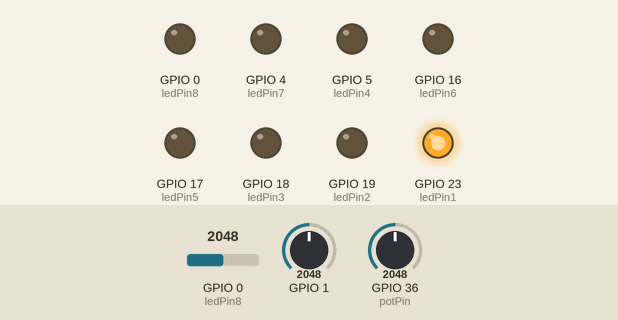
Recording of a program running on a simulated ESP32. Shown: output pins drawn as LEDs (lit = HIGH). The inputs (shaded band) are chosen by the test bench; at power-on: GPIO 1 = 2048, GPIO 36 (potPin) = 2048, GPIO 0 (ledPin8) = 2048.

Above: at 1.2 s.
1.3 s: GPIO 1 set to 0
At 1.6 s:
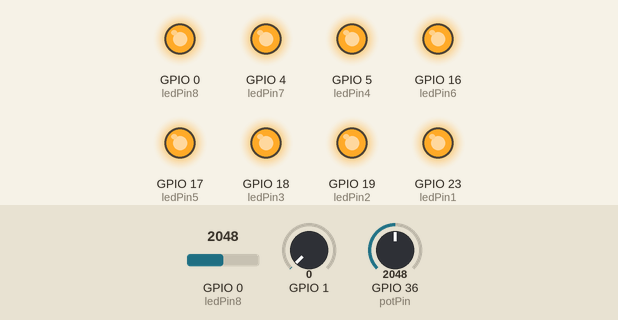
2.8 s: GPIO 36 (potPin) set to 1939
At 4.0 s:
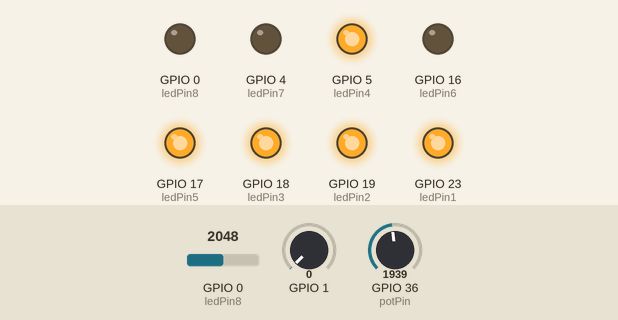
4.3 s: GPIO 36 (potPin) set to 1028
5.8 s: GPIO 36 (potPin) set to 936
At 6.4 s:
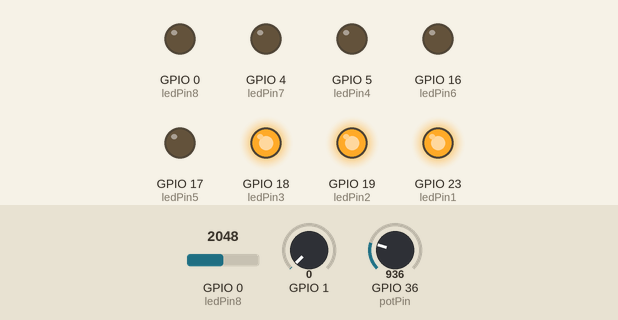
7.3 s: GPIO 36 (potPin) set to 1040
At 8.5 s:
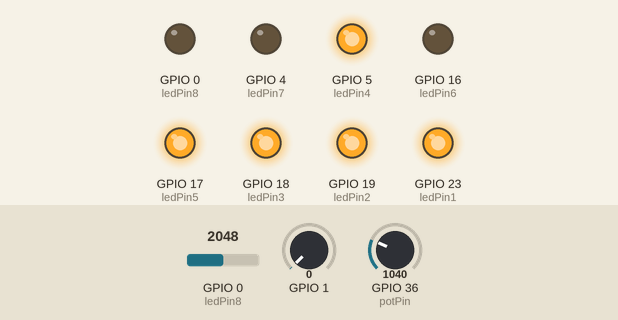
8.8 s: GPIO 36 (potPin) set to 960
At 9.8 s:
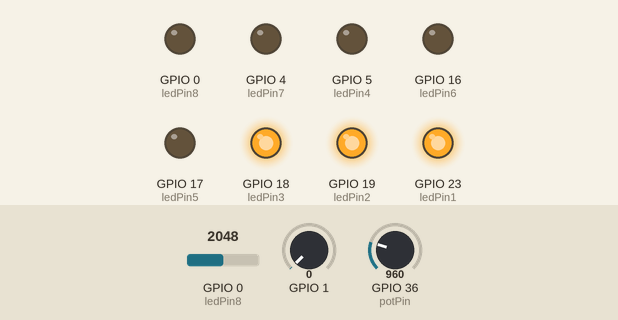
Timing chart, 0 to 11.3 s (numbered marks = the images above; inputs shaded):
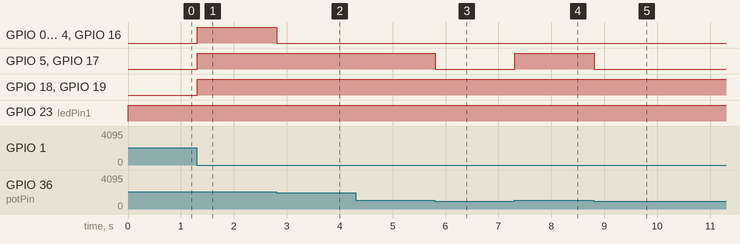

The program:

main.cpp
```cpp
#include <Arduino.h>
/*
int ledPin = 23;
void setup(){
  ledcAttachPin(ledPin, 0);
  ledcSetup(0, 5000, 8);
}

void loop(){
  for(int dutyCycle = 0; dutyCycle <= 255; dutyCycle++){
    ledcWrite(0,dutyCycle);
    delay(10);
  }
  for(int dutyCycle = 255; dutyCycle <= 0; dutyCycle--){
    ledcWrite(0,dutyCycle);
    delay(10);
  }
}*/
  int potPin = 36;
  int ledPin1 = 23;
  int ledPin2 = 19;
  int ledPin3 = 18;
  int ledPin4 = 5;
  int ledPin5 = 17;
  int ledPin6 = 16;
  int ledPin7 = 4;
  int ledPin8 = 0;

   void setup() {
    pinMode(ledPin1,OUTPUT);
    pinMode(ledPin2,OUTPUT);
    pinMode(ledPin3,OUTPUT);
    pinMode(ledPin4,OUTPUT);
    pinMode(ledPin5,OUTPUT);
    pinMode(ledPin6,OUTPUT);
    pinMode(ledPin7,OUTPUT);
    pinMode(ledPin8,OUTPUT);
   }

   void loop() {
    int potValue = analogRead(potPin);
    if(analogRead(potValue >= 500)){
      digitalWrite(ledPin1,HIGH);
      digitalWrite(ledPin2,LOW);
      digitalWrite(ledPin3,LOW);
      digitalWrite(ledPin4,LOW);
      digitalWrite(ledPin5,LOW);
      digitalWrite(ledPin6,LOW);
      digitalWrite(ledPin7,LOW);
      digitalWrite(ledPin8,LOW);
      delay(10);
    }
    else if(analogRead(potValue >= 1000)){
      digitalWrite(ledPin1,HIGH);
      digitalWrite(ledPin2,HIGH);
      digitalWrite(ledPin3,HIGH);
       digitalWrite(ledPin4,LOW);
      digitalWrite(ledPin5,LOW);
      digitalWrite(ledPin6,LOW);
      digitalWrite(ledPin7,LOW);
      digitalWrite(ledPin8,LOW);
      delay(10);
    }
     else if(analogRead(potValue >= 2000)){
      digitalWrite(ledPin1,HIGH);
      digitalWrite(ledPin2,HIGH);
      digitalWrite(ledPin3,HIGH);
      digitalWrite(ledPin4,HIGH);
      digitalWrite(ledPin5,HIGH);
       digitalWrite(ledPin6,LOW);
      digitalWrite(ledPin7,LOW);
      digitalWrite(ledPin8,LOW);
      delay(10);
    }
    else{
      digitalWrite(ledPin1,HIGH);
      digitalWrite(ledPin2,HIGH);
      digitalWrite(ledPin3,HIGH);
      digitalWrite(ledPin4,HIGH);
      digitalWrite(ledPin5,HIGH);
      digitalWrite(ledPin6,HIGH);
      digitalWrite(ledPin7,HIGH);
      digitalWrite(ledPin8,HIGH);
      delay(10);
    }
   }
```

Measured:
- the behaviour switches between 2000 and 1999 on GPIO 36 (potPin) (found by bisection; images 1 and 2)
- the behaviour switches between 1000 and 999 on GPIO 36 (potPin) (found by bisection; images 2 and 3)
- after the input at 1.3 s, GPIO 0 (ledPin8), GPIO 4 (ledPin7), GPIO 5 (ledPin4), GPIO 16 (ledPin6), GPIO 17 (ledPin5), GPIO 18 (ledPin3), GPIO 19 (ledPin2): LOW → HIGH at once
- after the input at 2.8 s, GPIO 0 (ledPin8), GPIO 4 (ledPin7), GPIO 16 (ledPin6): HIGH → LOW at once
- after the input at 4.3 s, every drawn part: stays the same
- after the input at 5.8 s, GPIO 5 (ledPin4), GPIO 17 (ledPin5): HIGH → LOW at once
- after the input at 7.3 s, GPIO 5 (ledPin4), GPIO 17 (ledPin5): LOW → HIGH at once
- after the input at 8.8 s, GPIO 5 (ledPin4), GPIO 17 (ledPin5): HIGH → LOW at once
